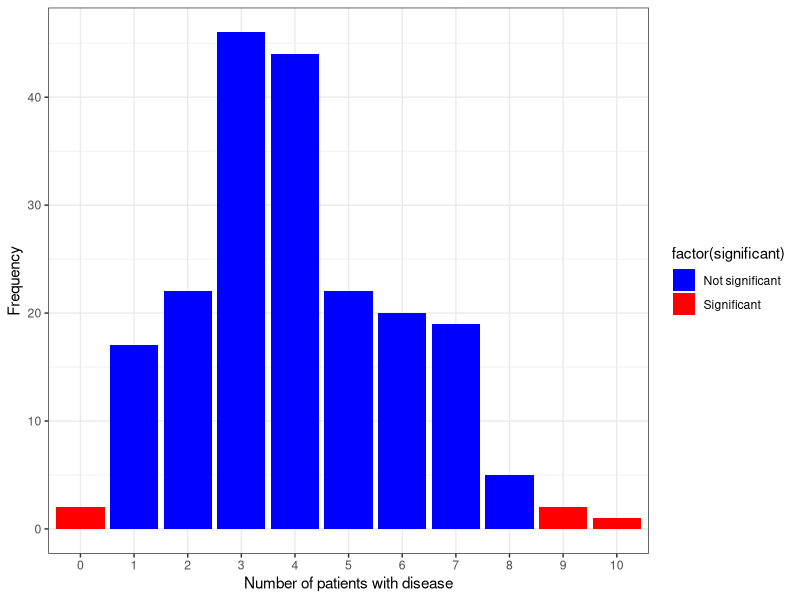

Here is the R script that generated this plot:
## ---- chunk 1
#For known parameters (n=100, p=0.04), we calculates the the chances of getting the 9 individuals that indeed suffered from the disease. 
n = 100 # number of test persons
p = 0.04 # Known prevalence of the disease in the general population
dbinom(x=9, size=n, prob=p)
## ---- chunk 2
library(tidyverse)
## ---- chunk 3
#H0 is true: disease prevalence = 4%
set.seed(33)

# Generate simulated data
data <- table(rbinom(n=200, size=100, prob=0.04)) %>%
  data.frame() %>%
  mutate(number = as.numeric(as.character(Var1))) %>%
  mutate(significant = ifelse(number < qbinom(0.025, size=100, prob=0.04) | number > qbinom(0.975, size=100, prob=0.04), 1, 0))

# Plot the data
Figure_3=data %>%
  ggplot(aes(Var1, Freq, fill = factor(significant))) +
  geom_col() +
  theme_bw() +
  labs(x = "Number of patients with disease", y = "Frequency") +
  scale_fill_manual(values = c("0" = "blue", "1" = "red"),
                    labels = c("Not significant", "Significant"))
Figure_3

